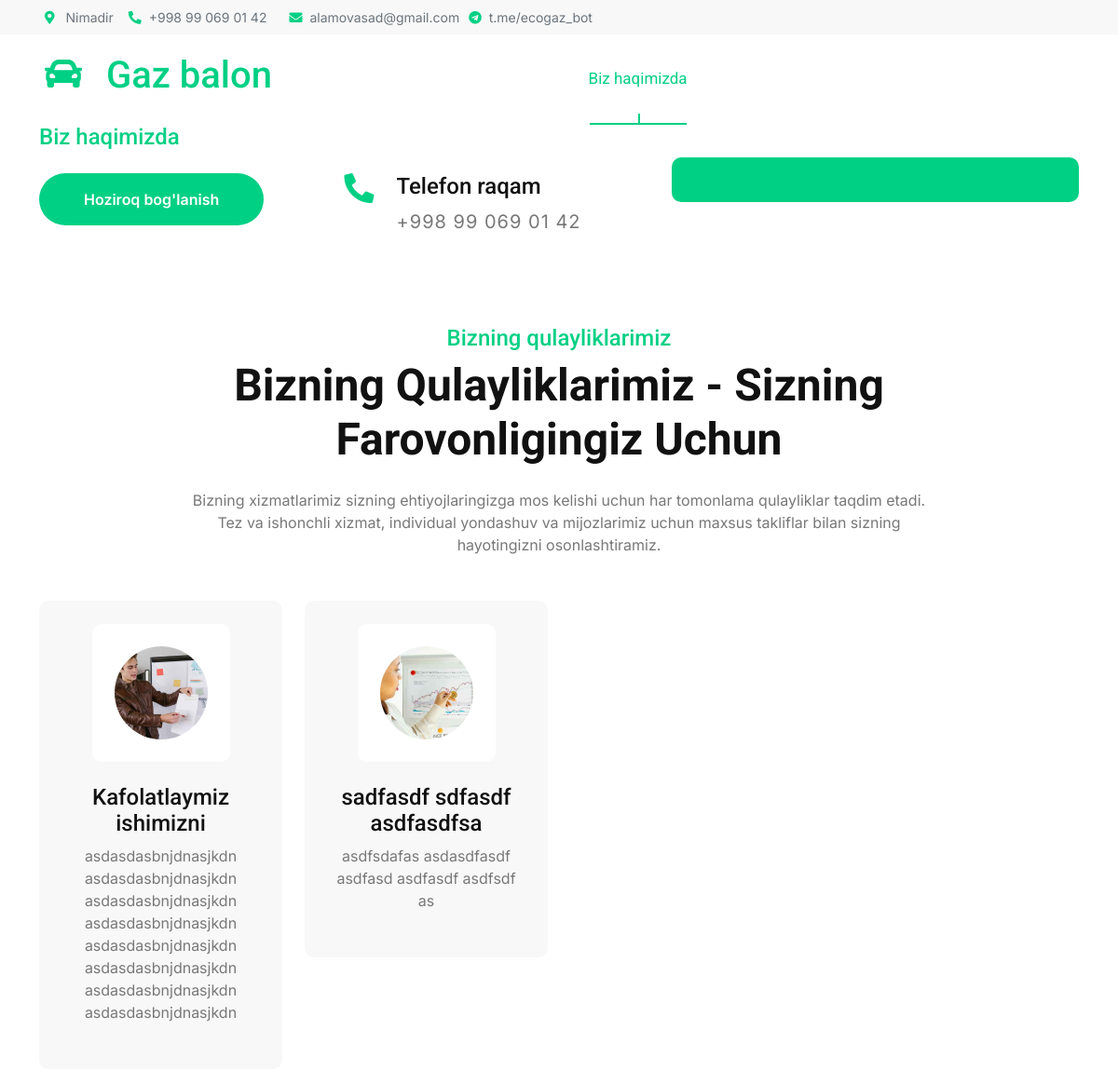
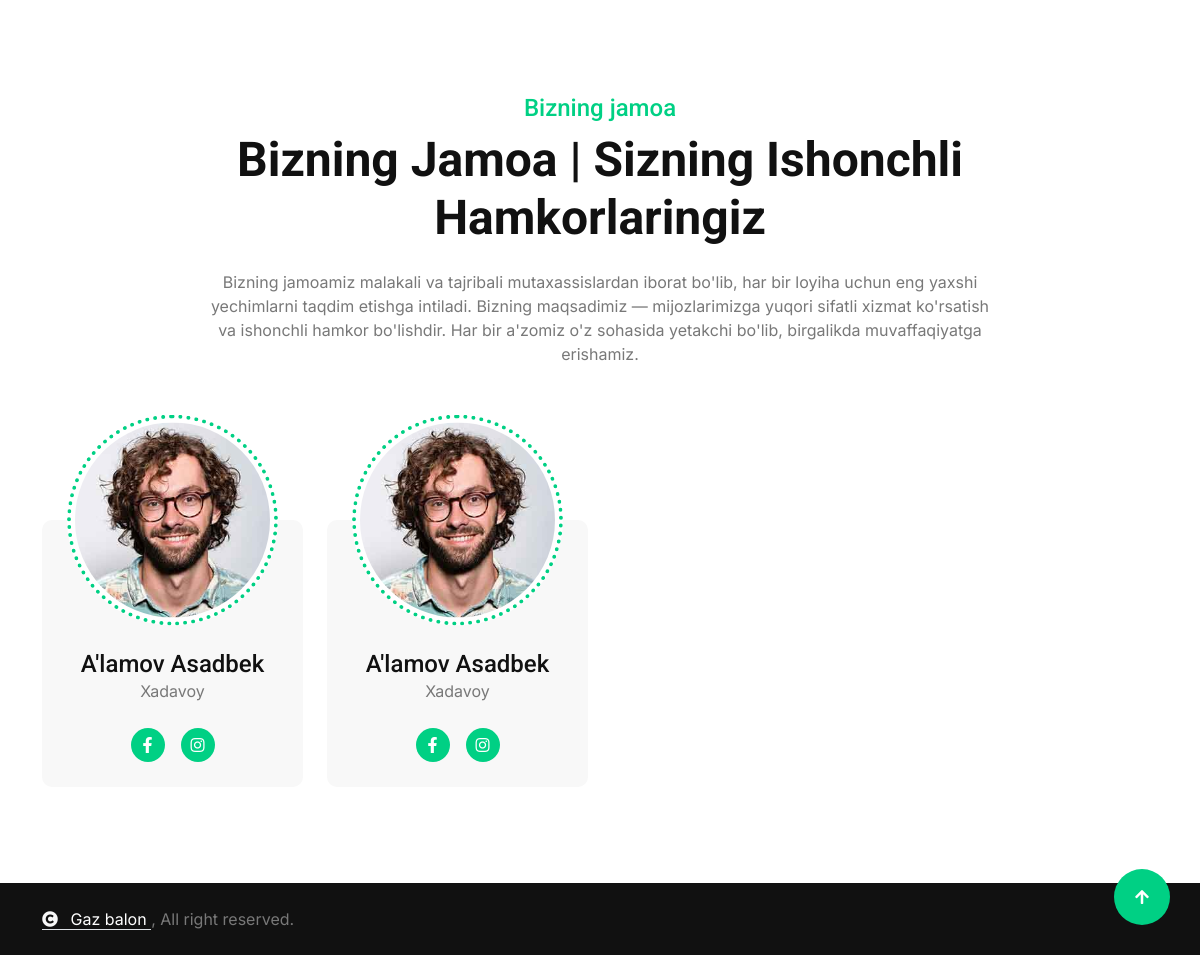
The page /about/ on the database its author committed (2 pictures, top to bottom).
### social_network/models.py (models this page shows, shortened)
class SiteModel(BaseModel):
    site_name = models.CharField(max_length=200, null=True, blank=True, verbose_name="Sayt nomi")
    location = models.CharField(max_length=200, null=True, blank=True, verbose_name="Servis manzili")
    email = models.EmailField(null=True, blank=True, verbose_name="Elektron pochta manzili")
    telegram_bot = models.CharField(max_length=200, null=True, blank=True, verbose_name="Telegram bot manzili")
    phone = models.CharField(max_length=200, null=True, blank=True, verbose_name="Telefon raqami")
    facebook = models.CharField(max_length=200, null=True, blank=True, verbose_name="Facebook manzili")
    instagram = models.CharField(max_length=200, null=True, blank=True, verbose_name="Instagram manzili")
    youtube = models.CharField(max_length=200, null=True, blank=True, verbose_name="Youtube manzili")
    class Meta:
        verbose_name_plural = "Sayt ma'lumotlari"
        verbose_name = "Sayt ma'lumotlari"

### services/models.py (models this page shows, shortened)
class FeatureModel(BaseModel):
    title = models.CharField(max_length=255, unique=True, verbose_name="Qulaylik nomi")
    description = models.TextField(verbose_name="Qulaylik haqida ma'lumot")
    image = models.ImageField(upload_to='features', verbose_name="Qulaylik rasmi")
    is_active = models.BooleanField(default=True, verbose_name="Faol xususiyat")
    class Meta:
        verbose_name_plural = "Qulayliklarimiz"
        verbose_name = "Qulaylik"

### team/models.py (models this page shows, shortened)
class TeamModel(BaseModel):
    first_name = models.CharField(max_length=80, verbose_name='Ism')
    last_name = models.CharField(max_length=80, verbose_name='Familiya')
    profession = models.CharField(max_length=100, verbose_name='Mutaxassislik')
    image = models.ImageField(upload_to='team', blank=True, null=True,
                              validators=[validate_image_dimensions, validate_image_format], verbose_name='Rasm')
    facebook_url = models.URLField(blank=True, null=True, verbose_name='Facebook URL',
                                   help_text="Bu yerda Facebook akkauntini link kurinishda berish kerak")
    instagram_url = models.URLField(blank=True, null=True, verbose_name='Instagram URL',
                                    help_text="Bu yerda Instagram akkauntini link kurinishda berish kerak")
    class Meta:
        verbose_name = 'Xodim'
        verbose_name_plural = 'Xodimlar'

### about_us/views.py (the view)
# urls.py: path('about/', AboutView.as_view(), name='about'),
class AboutView(BaseView):
    def get(self, request):
        context = self.get_context_data()
        about = AboutUsModel.objects.all()
        featured_service = FeatureModel.objects.filter(is_active=True)
        team = TeamModel.objects.all()
        context['about'] = about
        context['featured_service'] = featured_service
        context['teams'] = team
        return render(request, 'about.html', context)

### home/views.py (called while the page is built)
    def get_context_data(self):
        site_information = SiteModel.objects.all()
        carousel_information = BaseCarouselModel.objects.all()
        return {
            'site_information': site_information,
            'carousel_information': carousel_information
        }

### templates/about.html (shortened to what this page needs)
{% extends 'layouts/base/base.html' %}
{% block content %}
    <div class="container-fluid about py-5">
        <div class="container py-5">
            <div class="row g-5 align-items-center">
                <div class="col-xl-7 wow fadeInLeft" data-wow-delay="0.2s">
                    <div>
                        <h4 class="text-primary">Biz haqimizda</h4>
                        <div class="row g-4">
                            <div class="col-sm-6">
                                <a href="tel://{{ site_information.0.phone }}"
                                   class="btn btn-primary rounded-pill py-3 px-5 flex-shrink-0">Hoziroq bog'lanish</a>
                            </div>
                            <div class="col-sm-6">
                                <div class="d-flex">
                                    <i class="fas fa-phone-alt fa-2x text-primary me-4"></i>
                                    <div>
                                        <h4>Telefon raqam</h4>
                                        <p class="mb-0 fs-5"
                                           style="letter-spacing: 1px;">{{ site_information.0.phone }}</p>
                                    </div>
                                </div>
                            </div>
                        </div>
                    </div>
                </div>
                <div class="col-xl-5 wow fadeInRight" data-wow-delay="0.2s">
                    <div class="bg-primary rounded position-relative overflow-hidden">
                        <div class="rounded-bottom">
                        </div>
                    </div>
                </div>
            </div>
        </div>
    </div>
    <div class="container-fluid feature pb-5">
        <div class="container pb-5">
            <div class="text-center mx-auto pb-5 wow fadeInUp" data-wow-delay="0.2s" style="max-width: 800px;">
                <h4 class="text-primary">Bizning qulayliklarimiz</h4>
                <h1 class="display-5 mb-4">Bizning Qulayliklarimiz - Sizning Farovonligingiz Uchun</h1>
                <p class="mb-0">
                    Bizning xizmatlarimiz sizning ehtiyojlaringizga mos kelishi uchun har tomonlama qulayliklar taqdim
                    etadi. Tez va ishonchli xizmat, individual yondashuv va mijozlarimiz uchun maxsus takliflar bilan
                    sizning hayotingizni osonlashtiramiz.
                </p>
            </div>
            <div class="row g-4">
                {% for feature in featured_service %}
                    <div class="col-md-6 col-lg-6 col-xl-3 wow fadeInUp" data-wow-delay="0.2s">
                        <div class="feature-item p-4">
                            <div class="feature-icon p-4 mb-4">
                                <img src="{{ feature.image.url }}" alt="404"
                                     style="width: 100px; height: 100px; object-fit: cover; border-radius: 50%;">
                            </div>
                            <h4>{{ feature.title }}</h4>
                            <p class="mb-4">
                                {{ feature.description }}
                            </p>
                        </div>
                    </div>
                {% endfor %}
            </div>
        </div>
    </div>
    <div class="container-fluid team pb-5">
        <div class="container pb-5">
            <div class="text-center mx-auto pb-5 wow fadeInUp" data-wow-delay="0.2s" style="max-width: 800px;">
                <h4 class="text-primary">Bizning jamoa</h4>
                <h1 class="display-5 mb-4"> Bizning Jamoa | Sizning Ishonchli Hamkorlaringiz</h1>
                <p class="mb-0">
                    Bizning jamoamiz malakali va tajribali mutaxassislardan iborat bo'lib, har bir loyiha
                    uchun eng yaxshi yechimlarni taqdim etishga intiladi. Bizning maqsadimiz — mijozlarimizga yuqori
                    sifatli xizmat ko'rsatish va ishonchli hamkor bo'lishdir. Har bir a'zomiz o'z sohasida yetakchi
                    bo'lib, birgalikda muvaffaqiyatga erishamiz.
                </p>
            </div>
            <div class="row g-4">
                {% for team in teams %}
                    <div class="col-md-6 col-lg-6 col-xl-3 wow fadeInUp" data-wow-delay="0.2s">
                        <div class="team-item">
                            {% if not team.image %}
                                <div class="team-img">
                                    <img src="https://t4.ftcdn.net/jpg/08/08/37/31/360_F_808373133_lrCrFLLTXF0A2WQK7QKMCNAzKCjX7kvb.jpg"
                                         class="img-fluid" alt="">
                                </div>
                            {% else %}
                                <div class="team-img">
                                    <img src="{{ team.image.url }}" class="img-fluid" alt="">
                                </div>
                            {% endif %}
                            <div class="team-title">
                                <h4 class="mb-0">{{ team.last_name }} {{ team.first_name }}</h4>
                                <p class="mb-0">{{ team.profession }}</p>
                            </div>
                            <div class="team-icon">
                                <a class="btn btn-primary btn-sm-square rounded-circle me-3"
                                   href="{{ team.facebook_url }}" target="_blank"><i
                                        class="fab fa-facebook-f"></i></a>
                                <a class="btn btn-primary btn-sm-square rounded-circle me-0"
                                   href="{{ team.instagram_url }}" target="_blank"><i
                                        class="fab fa-instagram"></i></a>
                            </div>
                        </div>
                    </div>
                {% endfor %}
            </div>
        </div>
    </div>
{% endblock %}

### templates/layouts/base/base.html (shortened to what this page needs)
<!DOCTYPE html>
{% load static %}
<html lang="uz">
<head>
    <link rel="stylesheet" href="https://use.fontawesome.com/releases/v5.15.4/css/all.css"/>
    <link href="https://cdn.jsdelivr.net/npm/bootstrap-icons@1.4.1/font/bootstrap-icons.css" rel="stylesheet">
    <link rel="stylesheet" href="{% static 'lib/animate/animate.min.css' %}"/>
    <link rel="stylesheet" href="{% static 'lib/lightbox/css/lightbox.min.css' %}">
    <link href="{% static 'lib/owlcarousel/assets/owl.carousel.min.css' %}" rel="stylesheet">
    <link href="{% static 'css/bootstrap.min.css' %}" rel="stylesheet">
    <link href="{% static 'css/style.css' %}" rel="stylesheet">
</head>
<body>
<div class="container-fluid topbar bg-light px-5 d-none d-lg-block p-2">
    <div class="row gx-0 align-items-center">
        <div class="col-lg-8 text-center text-lg-start mb-2 mb-lg-0">
            <div class="d-flex flex-wrap">
                <a href="#" class="text-muted small me-3"><i class="fas fa-map-marker-alt text-primary me-2"></i>
                    {{ site_information.0.location }}
                </a>
                <a href="tel://{{ site_information.0.phone }}" class="text-muted small me-4"><i
                        class="fas fa-phone-alt text-primary me-2"></i>{{ site_information.0.phone }}</a>
                <a href="mailto:{{ site_information.0.email }}" class="text-muted small me-0"><i
                        class="fas fa-envelope text-primary me-2"></i>{{ site_information.0.email }}</a>
                <a href="mailto:{{ site_information.0.email }}" class="text-muted small me-0"
                   style="margin-left: 10px;"><i
                        class="fab fa-telegram text-primary me-2"></i>{{ site_information.0.telegram_bot }}</a>
            </div>
        </div>
    </div>
</div>
<div class="container-fluid position-relative p-0">
    <nav class="navbar navbar-expand-lg navbar-light px-4 px-lg-5 py-lg-0">
        <a href="" class="navbar-brand p-0">
            <h1 class="text-primary"><i class="fas fa-car me-3"></i>{% if not site_information %}Undefined{% else %}
                {{ site_information.0.site_name }}{% endif %}</h1>
        </a>
        <div class="collapse navbar-collapse" id="navbarCollapse">
            <div class="navbar-nav ms-auto py-0">
                <div class="navbar-nav ms-auto py-0">
                    <a href="{% url 'home' %}"
                       class="nav-item nav-link {% if request.resolver_match.url_name == 'home' %}active{% endif %}">Asosiy</a>
                    <a href="{% url 'about' %}"
                       class="nav-item nav-link {% if request.resolver_match.url_name == 'about' %}active{% endif %}">Biz
                        haqimizda</a>
                    <a href="{% url 'services' %}"
                       class="nav-item nav-link {% if request.resolver_match.url_name == 'services' %}active{% endif %}">Xizmatlarimiz</a>
                    <a href="{% url 'works' %}"
                       class="nav-item nav-link {% if request.resolver_match.url_name == 'works' %}active{% endif %}">Bizning
                        ishlarimiz</a>
                    <a href="{% url 'contact' %}"
                       class="nav-item nav-link {% if request.resolver_match.url_name == 'contact' %}active{% endif %}">Bog'lanish</a>
                </div>
            </div>
        </div>
    </nav>
</div>
{% block content %}
{% endblock content %}
<div class="container-fluid copyright py-4">
    <div class="container">
        <div class="row g-4 align-items-center">
            <div class="col-md-6 text-center text-md-start mb-md-0">
                <span class="text-body"><a href="{% url 'home' %}" class="border-bottom text-white"><i
                        class="fas fa-copyright text-light me-2"></i>
                    {{ site_information.0.site_name }}
                </a>, All right reserved.</span>
            </div>
        </div>
    </div>
</div>
<a href="#" class="btn btn-primary btn-lg-square rounded-circle back-to-top"><i class="fa fa-arrow-up"></i></a>
</body>
</html>

### static/css/style.css (style rules this page uses)
.back-to-top { position: fixed; right: 30px; bottom: 30px; transition: 0.5s; z-index: 99; }
.btn { font-weight: 600; transition: .5s; }
.btn-sm-square { width: 34px; height: 34px; }
.btn-lg-square { width: 56px; height: 56px; }
.btn-square, .btn-sm-square, .btn-md-square, .btn-lg-square, .btn-xl-square { padding: 0; display: flex; align-items: center; justify-content: center; font-weight: normal; }
.btn.btn-primary { color: var(--bs-white); border: none; }
.navbar-light .navbar-nav .nav-link { font-family: 'Roboto', sans-serif; position: relative; margin-right: 25px; padding: 35px 0; color: var(--bs-white); font-size: 17px; font-weight: 400; outline: none; transition: .5s; }
.navbar-light .navbar-nav .nav-link:hover, .navbar-light .navbar-nav .nav-link.active, .navbar-light .navbar-nav .nav-item .nav-link:hover, .navbar-light .navbar-nav .nav-item .nav-link.active { color: var(--bs-primary); }
@media (min-width: 992px) { .navbar-light { position: absolute; width: 100%; top: 0; left: 0; border-bottom: 1px solid rgba(255, 255, 255, .1); z-index: 999; } }
@media (min-width: 992px) { .navbar-light .navbar-nav .nav-link::before { position: absolute; content: ""; width: 0; height: 2px; bottom: -1px; left: 50%; background: var(--bs-primary); transition: .5s; } }
@media (min-width: 992px) { .navbar-light .navbar-nav .nav-link:hover::before, .navbar-light .navbar-nav .nav-link.active::before { width: calc(100% - 2px); left: 1px; } }
@media (min-width: 992px) { .navbar-light .navbar-nav .nav-link::after { position: absolute; content: ""; width: 0; height: 0; bottom: -1px; left: 50%; background: var(--bs-primary); transition: .5s; } }
@media (min-width: 992px) { .navbar-light .navbar-nav .nav-link:hover::after, .navbar-light .navbar-nav .nav-link.active::after { width: 2px; height: 12px; } }
.feature .feature-item { text-align: center; border-radius: 10px; background: var(--bs-light); border: 1px solid transparent; transition: 0.5s; }
.feature .feature-item .feature-icon { background: var(--bs-white); border-radius: 10px; display: inline-block; }
.team .team-item { position: relative; padding: 0 25px 25px 25px; border-radius: 10px; transition: 0.5s; }
.team .team-item::before { content: ""; position: absolute; width: 100%; height: 100%; bottom: 0; left: 0; background: var(--bs-light); border-radius: 10px; transition: 0.5s; z-index: -1; }
.team .team-item::after { content: ""; position: absolute; width: 100%; height: 0; bottom: 0; left: 0; border-radius: 10px; transition: 0.5s; z-index: -1; }
.team .team-item .team-img { width: 100%; height: 100%; border-radius: 100%; position: relative; margin-top: 50%; transform: translateY(-50%); margin-bottom: -50%; display: flex; justify-content: center; border: 4px solid var(--bs-primary); border-style: dotted; padding: 4px; background: var(--bs-white); transition: 0.5s; }
.team .team-item .team-img img { width: 100%; height: 100%; border-radius: 100%; transition: 0.5s; }
.team .team-item .team-title { padding: 25px 0 25px 0; text-align: center; }
.team .team-item .team-title h4, .team .team-item .team-title p { transition: 0.5s; }
.team .team-item .team-icon { display: flex; justify-content: center; }
.team .team-item .team-icon a { transition: 0.5s; }
.copyright { background: var(--bs-dark); }

### rows shown on the page
SiteModel: location "Nimadir", phone "+998 99 069 01 42", email "alamovasad@gmail.com", telegram_bot "t.me/ecogaz_bot", site_name "Gaz balon"
FeatureModel: image (picture), title "Kafolatlaymiz ishimizni", description "asdasdasbnjdnasjkdn asdasdasbnjdnasjkdn asdasdasbnjdnasjkdn asdasdasbnjdnasjkdn asdasdasbnjdnasjkdn asdasdasbnjdnasjkdn asdasdasbnjdnasjkdn asdasdasbnjdnasjkdn"
FeatureModel: image (picture), title "sadfasdf sdfasdf asdfasdfsa", description "asdfsdafas asdasdfasdf asdfasd asdfasdf asdfsdf as"
TeamModel: image (picture), last_name "A'lamov", first_name "Asadbek", profession "Xadavoy"
TeamModel: image (picture), last_name "A'lamov", first_name "Asadbek", profession "Xadavoy"
